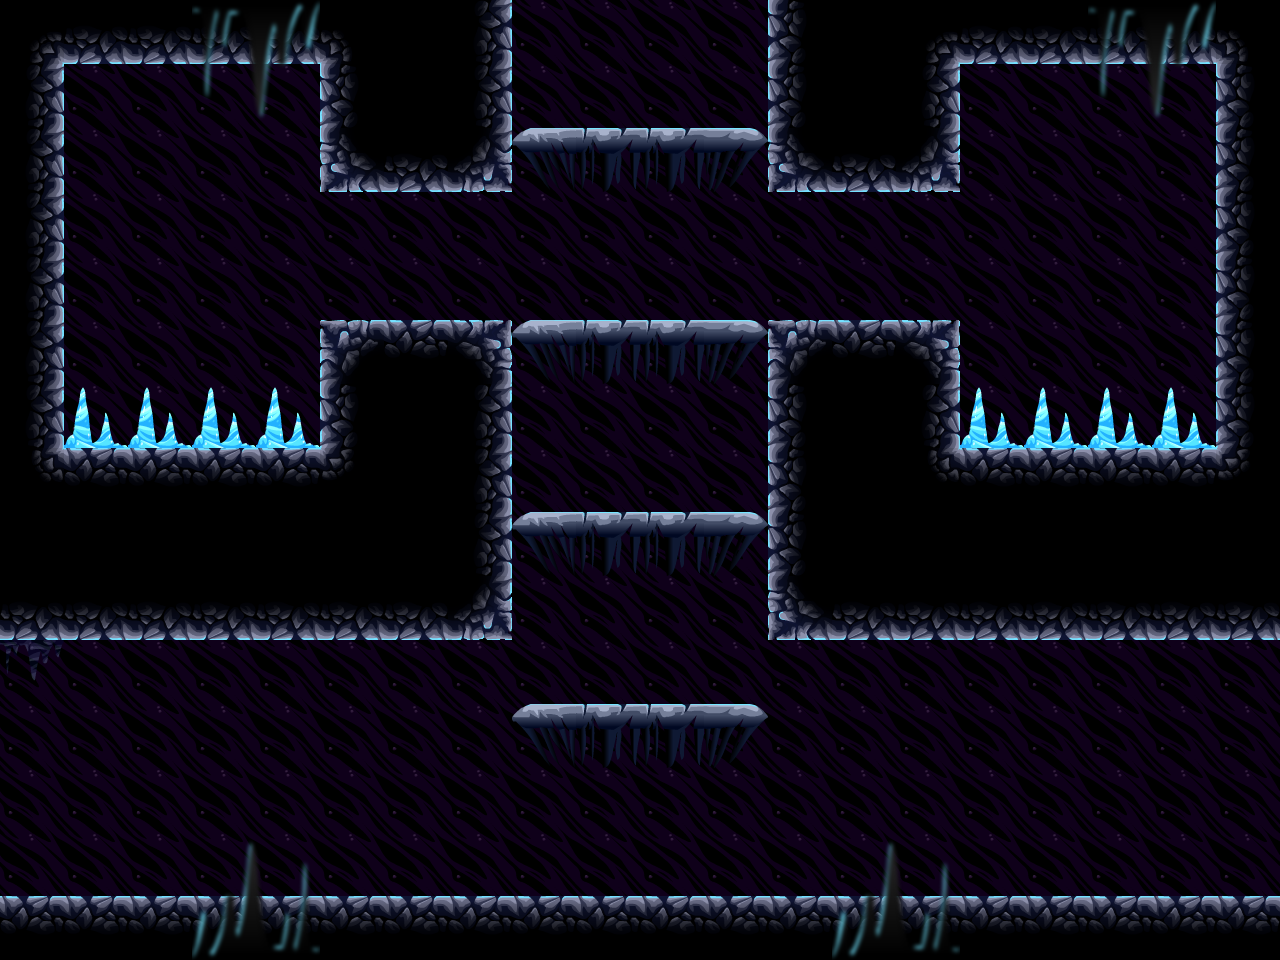

Tiled map render using the project's own tile images. Description and the map definition, with tile-layer contents summarised, below:
An orthogonal 20x15 tile map with 64x64 px tiles, 4 tile layers (Background, bg2, Level, front) and 8 objects (5x spawner, 3x door).

<map version="1.0" orientation="orthogonal" width="20" height="15" tilewidth="64" tileheight="64">
 <tileset firstgid="1" name="tiles" tilewidth="64" tileheight="64">
  <image source="../../images/tilesets/cave1.png" width="512" height="1024" />
  <terraintypes>
   <terrain name="crossable" tile="13" />
   <terrain name="crossable" tile="15" />
   <terrain name="crossable" tile="14" />
   <terrain name="hurt" tile="16" />
   <terrain name="hurt" tile="19" />
  </terraintypes>
 </tileset>
 <layer name="Background" width="20" height="15">
  <properties>
   <property name="nocollide" value="true" />
   <property name="tileset" value="tiles" />
  </properties>
  <data>[300 cells, 232 non-empty, 4 distinct tile ids]</data>
 </layer>
 <layer name="bg2" width="20" height="15">
  <properties>
   <property name="nocollide" value="true" />
   <property name="tileset" value="tiles" />
  </properties>
  <data>[300 cells, 1 non-empty, 1 distinct tile ids]</data>
 </layer>
 <layer name="Level" width="20" height="15">
  <properties>
   <property name="tileset" value="tiles" />
  </properties>
  <data>[300 cells, 122 non-empty, 16 distinct tile ids]</data>
 </layer>
 <layer name="front" width="20" height="15">
  <properties>
   <property name="nocollide" value="true" />
   <property name="tileset" value="tiles" />
  </properties>
  <data>[300 cells, 16 non-empty, 8 distinct tile ids]</data>
 </layer>
 <objectgroup name="doors" width="20" height="15">
  <object name="door" type="door" gid="19" x="512" y="64">
   <properties>
    <property name="direction" value="up" />
   </properties>
  </object>
  <object name="door" type="door" gid="19" x="0" y="704">
   <properties>
    <property name="direction" value="left" />
   </properties>
  </object>
  <object name="door" type="door" gid="19" x="1216" y="704">
   <properties>
    <property name="direction" value="right" />
   </properties>
  </object>
 </objectgroup>
 <objectgroup name="spawners" width="20" height="15">
  <object name="spawner" type="spawner" gid="35" x="1074" y="190">
   <properties>
    <property name="enemy" value="f" />
   </properties>
  </object>
  <object name="spawner" type="spawner" gid="35" x="128" y="192">
   <properties>
    <property name="enemy" value="f" />
   </properties>
  </object>
  <object name="spawner" type="spawner" gid="35" x="320" y="896">
   <properties>
    <property name="enemy" value="w" />
   </properties>
  </object>
  <object name="spawner" type="spawner" gid="35" x="896" y="896">
   <properties>
    <property name="enemy" value="w" />
   </properties>
  </object>
  <object name="spawner" type="spawner" gid="35" x="640" y="320">
   <properties>
    <property name="enemy" value="w" />
   </properties>
  </object>
 </objectgroup>
 <objectgroup name="crystals" width="20" height="15" />
</map>
